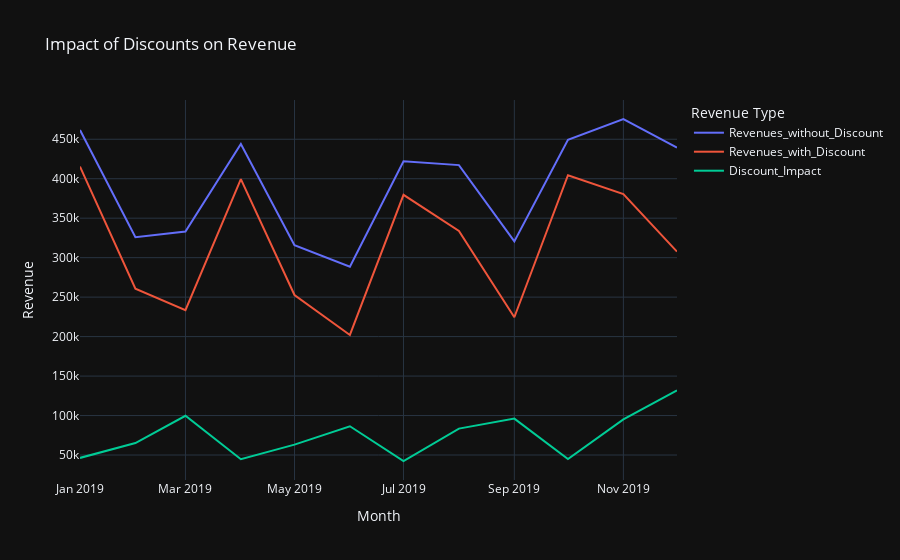

Source (notebook cell):
### Code cell
# Calculating total revenues per month
revenues_per_month = cust_360.groupby(cust_360['Transaction_Date'].dt.to_period('M'))['Invoice_Amount'].sum()

# Calculating total revenues after applying discounts per month
revenues_with_discounts = cust_360.groupby(cust_360['Transaction_Date'].dt.to_period('M')).apply(
    lambda x: (x['Invoice_Amount'] * (1 - (x['Discount_pct']/100))).sum())

# Creating a DataFrame to store discount impact
discount_impact_df = pd.DataFrame({
    'Revenues_without_Discount': revenues_per_month,
    'Revenues_with_Discount': revenues_with_discounts,
    'Discount_Impact': revenues_per_month - revenues_with_discounts
}).reset_index()

# Converting Periods to strings
discount_impact_df['Transaction_Date'] = discount_impact_df['Transaction_Date'].astype(str)

# Plotting using Plotly
fig = px.line(
    discount_impact_df,
    x='Transaction_Date',
    y=['Revenues_without_Discount', 'Revenues_with_Discount', 'Discount_Impact'],
    title='Impact of Discounts on Revenue',
    labels={'Transaction_Date': 'Month', 'value': 'Revenue'},
    hover_name='Transaction_Date'
)

# Customizing the layout for an enhanced appearance
fig.update_layout(
    legend=dict(title='Revenue Type'),
    xaxis_title='Month',
    yaxis_title='Revenue',
    hovermode='x unified',
    template='plotly_dark'
)

fig.show()

### Figure 1 — Plotly figure (JSON) as saved in the notebook; plotly's stock layout.template omitted (floating-point values rounded to 4 significant figures)
{"data": [{"hovertemplate": "<b>%{hovertext}</b><br><br>variable=Revenues_without_Discount<br>Month=%{x}<br>Revenue=%{y}<extra></extra>", "hovertext": ["2019-01", "2019-02", "2019-03", "2019-04", "2019-05", "2019-06", "2019-07", "2019-08", "2019-09", "2019-10", "2019-11", "2019-12"], "legendgroup": "Revenues_without_Discount", "line": {"color": "#636efa", "dash": "solid"}, "marker": {"symbol": "circle"}, "mode": "lines", "name": "Revenues_without_Discount", "orientation": "v", "showlegend": true, "type": "scatter", "x": ["2019-01", "2019-02", "2019-03", "2019-04", "2019-05", "2019-06", "2019-07", "2019-08", "2019-09", "2019-10", "2019-11", "2019-12"], "xaxis": "x", "y": [461700.0, 325900.0, 333200.0, 444100.0, 315900.0, 288500.0, 422000.0, 417200.0, 320700.0, 449400.0, 475600.0, 439500.0], "yaxis": "y"}, {"hovertemplate": "<b>%{hovertext}</b><br><br>variable=Revenues_with_Discount<br>Month=%{x}<br>Revenue=%{y}<extra></extra>", "hovertext": ["2019-01", "2019-02", "2019-03", "2019-04", "2019-05", "2019-06", "2019-07", "2019-08", "2019-09", "2019-10", "2019-11", "2019-12"], "legendgroup": "Revenues_with_Discount", "line": {"color": "#EF553B", "dash": "solid"}, "marker": {"symbol": "circle"}, "mode": "lines", "name": "Revenues_with_Discount", "orientation": "v", "showlegend": true, "type": "scatter", "x": ["2019-01", "2019-02", "2019-03", "2019-04", "2019-05", "2019-06", "2019-07", "2019-08", "2019-09", "2019-10", "2019-11", "2019-12"], "xaxis": "x", "y": [415400.0, 260700.0, 233500.0, 399500.0, 252700.0, 202100.0, 379600.0, 333800.0, 224500.0, 404400.0, 380500.0, 307700.0], "yaxis": "y"}, {"hovertemplate": "<b>%{hovertext}</b><br><br>variable=Discount_Impact<br>Month=%{x}<br>Revenue=%{y}<extra></extra>", "hovertext": ["2019-01", "2019-02", "2019-03", "2019-04", "2019-05", "2019-06", "2019-07", "2019-08", "2019-09", "2019-10", "2019-11", "2019-12"], "legendgroup": "Discount_Impact", "line": {"color": "#00cc96", "dash": "solid"}, "marker": {"symbol": "circle"}, "mode": "lines", "name": "Discount_Impact", "orientation": "v", "showlegend": true, "type": "scatter", "x": ["2019-01", "2019-02", "2019-03", "2019-04", "2019-05", "2019-06", "2019-07", "2019-08", "2019-09", "2019-10", "2019-11", "2019-12"], "xaxis": "x", "y": [46330.0, 65180.0, 99730.0, 44620.0, 63180.0, 86410.0, 42430.0, 83450.0, 96140.0, 44980.0, 95130.0, 131900.0], "yaxis": "y"}], "layout": {"hovermode": "x unified", "legend": {"title": {"text": "Revenue Type"}, "tracegroupgap": 0}, "title": {"text": "Impact of Discounts on Revenue"}, "xaxis": {"anchor": "y", "domain": [0, 1], "title": {"text": "Month"}}, "yaxis": {"anchor": "x", "domain": [0, 1], "title": {"text": "Revenue"}}}}
